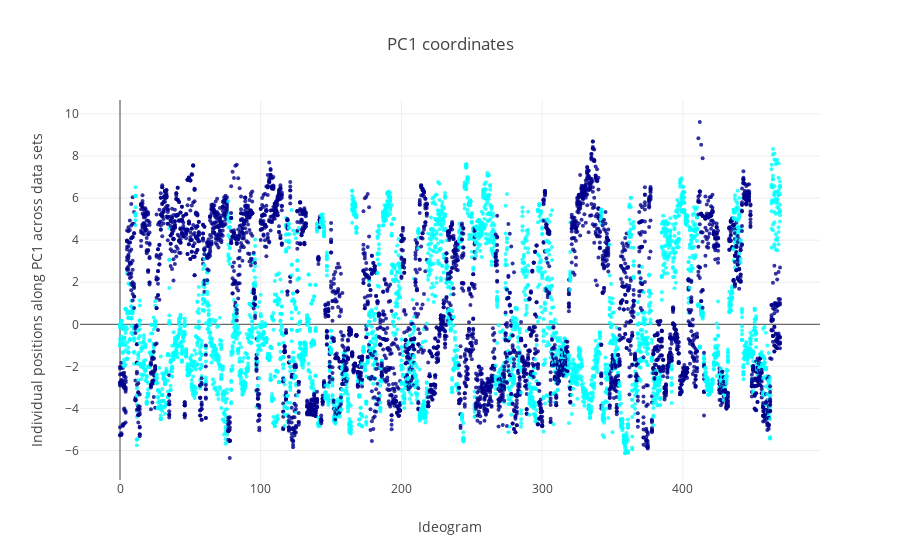

The notebook cell saved with this chart:
### Markdown cell above
- **iii.** PC sample distribution across data sets queried.

### Code cell
from structure_tools.Tutorial_subplots import PC_analysis_plot

labels_code= labels1
if include_who:
    labels_code= [x for x in labels_code if x in include_who]

PC_analysis_plot(pc_density,pc_coords,labels_code,PCA_color_ref,plot_choice= 'coords')

### Figure 1 — Plotly figure (JSON) as saved in the notebook; plotly's stock layout.template omitted (floating-point values rounded to 4 significant figures; data arrays with more than 128 entries replaced by an {"elided": "..."} marker saying what was removed)
{"data": [{"marker": {"color": {"elided": "9400 str values"}, "opacity": 0.8, "size": 4}, "mode": "markers", "type": "scatter", "uid": "b21a0d88-20ec-4f62-afaf-1dd33f211494", "x": {"elided": "9400 int values"}, "y": {"elided": "9400 float values"}}], "layout": {"title": "PC1 coordinates", "xaxis": {"title": "Ideogram"}, "yaxis": {"title": "Individual positions along PC1 across data sets"}}}
